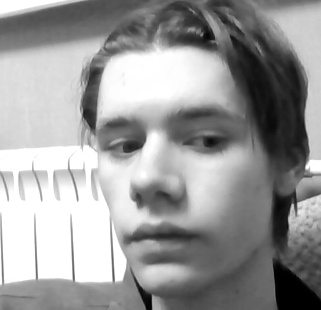
#> input picture faceTrain/dataSet/face-1.1.jpg, 321 x 310 px; its folder holds 4 pictures in this run
$ python face_train.py
#> lines starting #> are read from the running program, lines starting #| are printed output that depends on the picture
# подключаем библиотеку компьютерного зрения
import cv2
# библиотека для вызова системных функций
import os
# для обучения нейросетей
import numpy as np
# встроенная библиотека для работы с изображениями
from PIL import Image
#
cv2.face.LBPHFaceRecognizer_create()

# получаем путь к этому скрипту
path = os.path.dirname(os.path.abspath(__file__))
# создаём новый распознаватель лиц
recognizer = cv2.face.LBPHFaceRecognizer_create()
# указываем, что мы будем искать лица по примитивам Хаара
faceCascade = cv2.CascadeClassifier(cv2.data.haarcascades + "haarcascade_frontalface_default.xml")
# путь к датасету с фотографиями пользователей
dataPath = path+r'/dataSet'

# получаем картинки и подписи из датасета
def get_images_and_labels(datapath):
     # получаем путь к картинкам
#> called with datapath = 'faceTrain/dataSet'
     image_paths = [os.path.join(dataPath, f) for f in os.listdir(dataPath)]
     # списки картинок и подписей на старте пустые
     images = []
     labels = []
     # перебираем все картинки в датасете
     for image_path in image_paths:
         # читаем картинку и сразу переводим в ч/б
         image_pil = Image.open(image_path).convert('L')
#> image_pil is the input picture: PIL image 321x310 L; min 0, max 255, mean 153.8
         # переводим картинку в numpy-массив
         image = np.array(image_pil, 'uint8')
         # получаем id пользователя из имени файла
         nbr = int(os.path.split(image_path)[1].split(".")[0].replace("face-", ""))
         # определяем лицо на картинке
         faces = faceCascade.detectMultiScale(image)
#> faces = [[52, 51, 215, 215]]
         # если лицо найдено
         for (x, y, w, h) in faces:
             # добавляем его к списку картинок
             images.append(image[y: y + h, x: x + w])
             # добавляем id пользователя в список подписей
             labels.append(nbr)
             # выводим текущую картинку на экран
             cv2.imshow("Adding faces to traning set...", image[y: y + h, x: x + w])
             # делаем паузу
             cv2.waitKey(100)
#> this loop made 1 pass
#> pass 1, in get_images_and_labels, `cv2.imshow("Adding faces to traning set...", image[y: y + h, x: x + w])`:
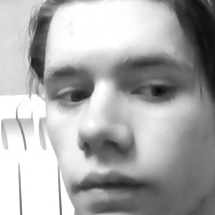
#> window 'Adding faces to traning set...': shape (215, 215); min 11, max 255, mean 170.9
#> after the loop, images = 1 item; labels = [1]
#> pass 2 of the loop in get_images_and_labels, `for image_path in image_paths:`:
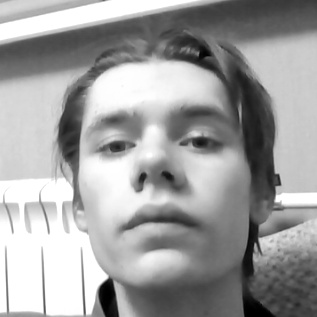
#> input picture faceTrain/dataSet/face-1.10.jpg, 317 x 317 px
#> in get_images_and_labels, image_pil is the input picture: PIL image 317x317 L; min 0, max 255, mean 159.3
#> faces = [[50, 49, 216, 216]]
#> the loop in get_images_and_labels, `for (x, y, w, h) in faces:` made 1 pass
#> pass 1, in get_images_and_labels, `cv2.imshow("Adding faces to traning set...", image[y: y + h, x: x + w])`:
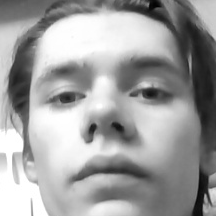
#> window 'Adding faces to traning set...': shape (216, 216); min 2, max 255, mean 158.9
#> after the loop in get_images_and_labels, `for (x, y, w, h) in faces:`: images = 2 items; labels = [1, 1]
#> pass 3 of the loop in get_images_and_labels, `for image_path in image_paths:`:
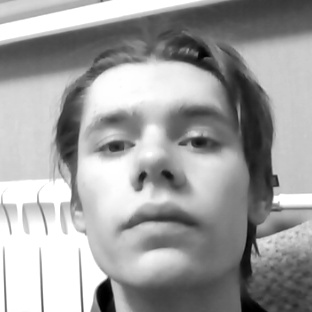
#> input picture faceTrain/dataSet/face-1.11.jpg, 312 x 312 px
#> in get_images_and_labels, image_pil is the input picture: PIL image 312x312 L; min 0, max 255, mean 159.9
#> faces = [[50, 50, 214, 214]]
#> the loop in get_images_and_labels, `for (x, y, w, h) in faces:` made 1 pass
#> pass 1, in get_images_and_labels, `cv2.imshow("Adding faces to traning set...", image[y: y + h, x: x + w])`:
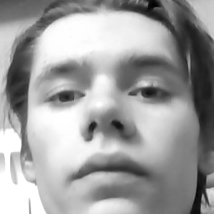
#> window 'Adding faces to traning set...': shape (214, 214); min 1, max 255, mean 158.9
#> after the loop in get_images_and_labels, `for (x, y, w, h) in faces:`: images = 3 items; labels = [1, 1, 1]
#> the loop made 4 passes; the first 3 are shown
     # возвращаем список картинок и подписей
     return images, labels

# получаем список картинок и подписей
images, labels = get_images_and_labels(dataPath)
# обучаем модель распознавания на наших картинках и учим сопоставлять её лица и подписи к ним
recognizer.train(images, np.array(labels))
# сохраняем модель
recognizer.save(path+r'/trainer/trainer.yml')
# удаляем из памяти все созданные окна
cv2.destroyAllWindows()
